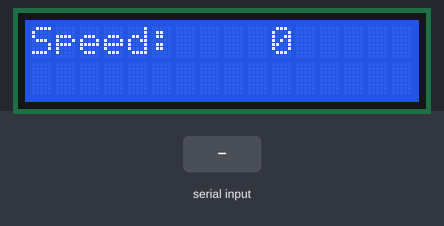
A sketch run on a simulated Arduino Uno, built with avr-gcc and run on an emulated ATmega328P. Shown: 16×2 character LCD. Inputs (shaded band) come from the test bench.

Above: at 1.2 s.
1.3 s: "90/45\n" received over Serial
At 2.5 s:
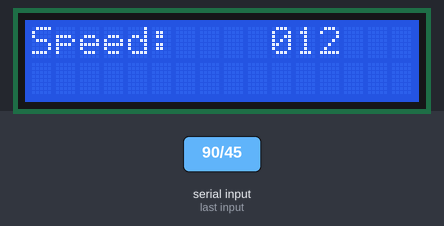
2.8 s: "30/150\n" received over Serial
At 4.0 s:
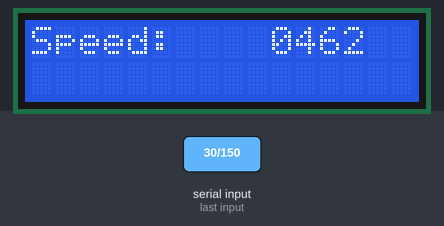
Timing chart, 0 to 5.8 s (numbered marks = the images above; inputs shaded):
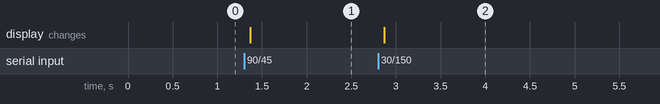

Measured:
- after the input at 1.3 s, the display: changes after 0.07 s (image 1)
- after the input at 2.8 s, the display: changes after 0.07 s (image 2)

The sketch:

sketch_nov21a.ino
```cpp
String comdata = "";
int numdata[6] = {0}, mark = 0;

char trainspeed = 0;  //测试用空变量
#include <Wire.h>
#include <LiquidCrystal_I2C.h>  //引用LCD1602库
LiquidCrystal_I2C lcd(0x3F,16,2);  //设定IIC通讯地址为0x3F，LCD规格为16*2
void setup() {
  // put your setup code here, to run once:
  Serial.begin(19200,SERIAL_8N1);  //设定波特率为19200，串口参数为无校验位，停止位一位，数据位八位
  lcd.init();  //LCD启动
  lcd.backlight();  //LCD背光开
}

void loop() {
        int j = 0;
        //不断循环检测串口缓存，一个个读入字符串，
      while (Serial.available() > 0)
      {
      //读入之后将字符串，串接到comdata上面。
        comdata += char(Serial.read());
          //延时一会，让串口缓存准备好下一个数字，不延时会导致数据丢失，
        delay(2);
        //标记串口读过数据，如果没有数据的话，直接不执行这个while了。
        mark = 1;
      }

      if(mark == 1)  //如果接收到数据则执行comdata分析操作，否则什么都不做。
      {
    //以串口读取字符串长度循环，
        for(int i = 0; i < comdata.length() ; i++)
        {
        //逐个分析comdata[i]字符串的文字，如果碰到文字是分隔符（这里选择/分割）则将结果数组位置下移一位
        //即比如11,22,33,55开始的11记到numdata[0];碰到逗号就j等于1了，
        //再转换就转换到numdata[1];再碰到逗号就记到numdata[2];以此类推，直到字符串结束
          if(comdata[i] == '/')
          {
            j++;
          }
          else
          {
            numdata[j] = numdata[j] * 10 + (comdata[i] - '0');
          }
        }
        comdata = String("");
      }
  // put your main code here, to run repeatedly:
        for(int i = 0; i < 6; i++)
        {
        lcd.setCursor(10,0);
        lcd.print(numdata[i]);//输出内容只有第二位正常，正在调试
        lcd.setCursor(0,0);
        lcd.print("Speed:");
        numdata[i] = 0;
        }
        //输出之后必须将读到数据的mark置0，不置0下次循环就不能使用了。
        mark = 0;
}
```
